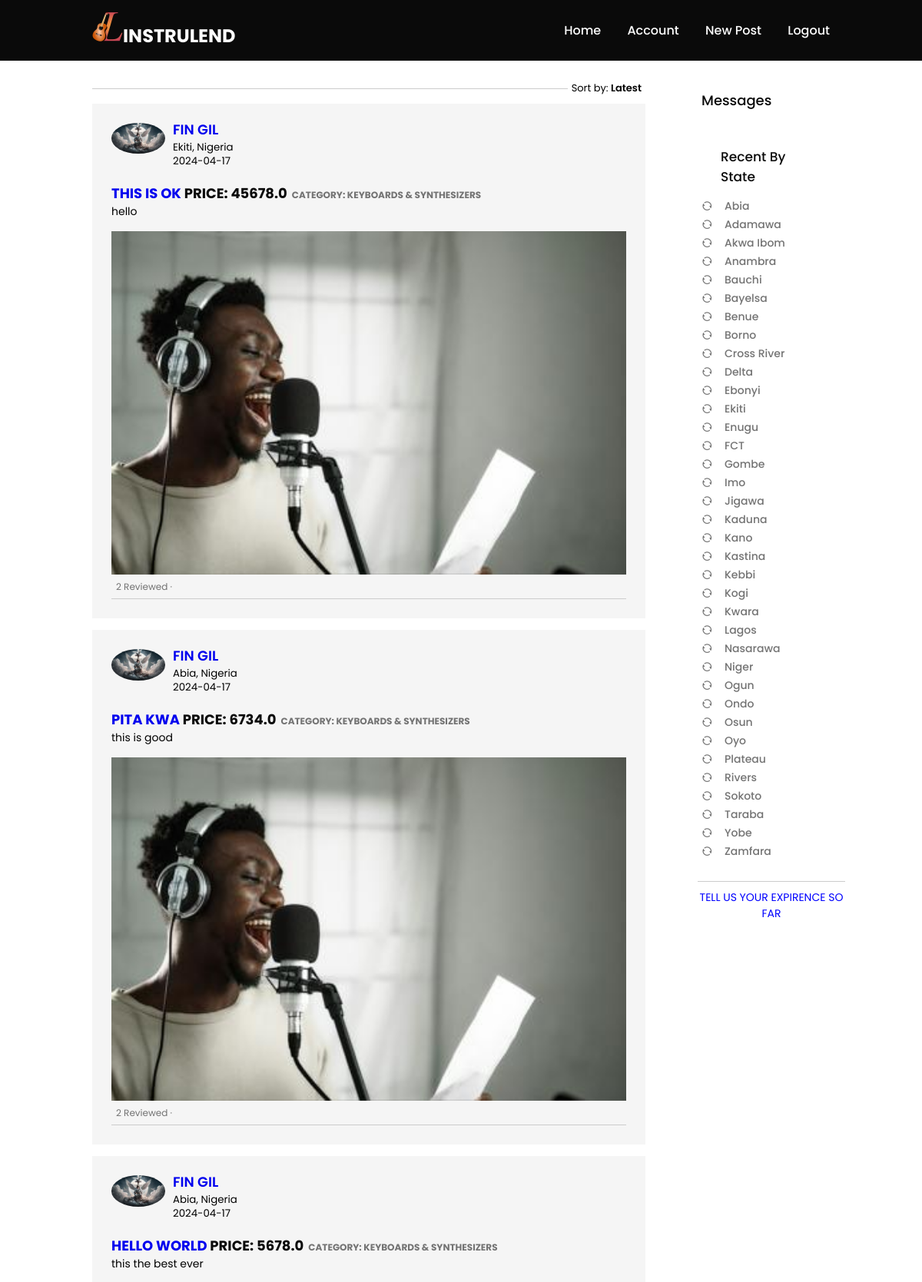
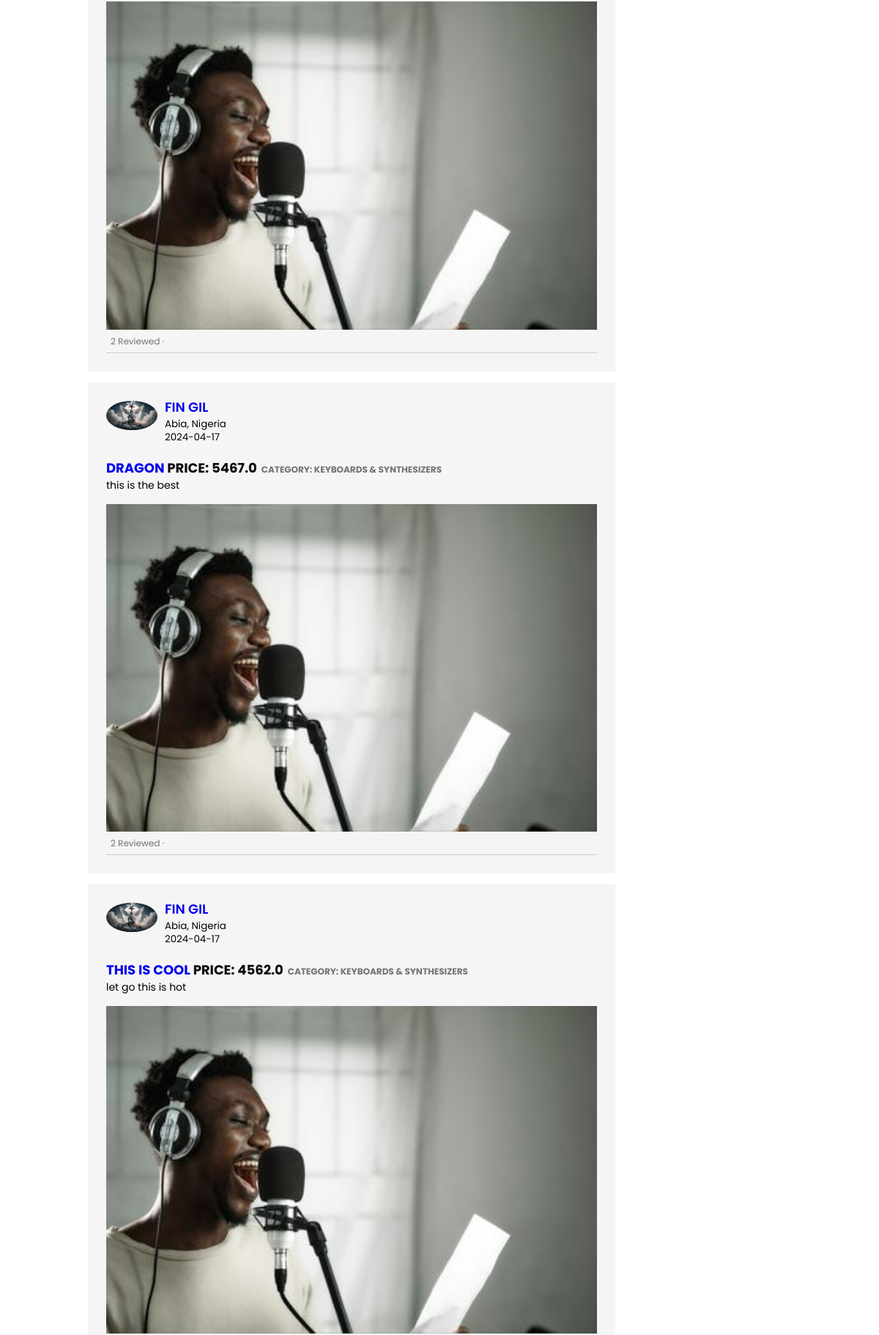
Screenshot of /home (signed in, upper part) with the database file from the repository (2 pictures, top to bottom).
### app/models.py (models this page shows, shortened)
class Post(db.Model):
    id = db.Column(db.Integer, primary_key=True)
    title = db.Column(db.String(50), nullable=False)
    description = db.Column(db.String(200), nullable=False)
    category = db.Column(db.String(100), nullable=False)
    price = db.Column(db.Float, nullable=False)
    city = db.Column(db.String(50), nullable=False)
    country = db.Column(db.String(10), nullable=False, default='Nigeria')
    date_posted = db.Column(db.DateTime, nullable=False, default=datetime.utcnow)
    image_file = db.Column(db.String(50), nullable=False)
    availability = db.Column(db.Boolean, nullable=False, default=True)
    user_id = db.Column(db.Integer, db.ForeignKey('user.id'), nullable=False)
    rented = db.relationship('Agreement', backref='author5', lazy=True)

class User(db.Model, UserMixin):
    id = db.Column(db.Integer, primary_key=True)
    first_name = db.Column(db.String(100), nullable=False)
    last_name = db.Column(db.String(100), nullable=False)
    email = db.Column(db.String(255), unique=True, nullable=False)
    phone_number = db.Column(db.String(15), unique=True, nullable=False)
    city = db.Column(db.String(50))
    country = db.Column(db.String(10), nullable=False, default='Nigeria')
    password = db.Column(db.String(60), nullable=False)
    verification_number = db.Column(db.String(25), unique=True)
    verified_user = db.Column(db.Boolean, nullable=False, default=False)
    created_at = db.Column(db.DateTime, nullable=False, default=datetime.utcnow)
    image_file = db.Column(db.String(50), nullable=False, default='default.jpg')
    posts = db.relationship('Post', backref='author', lazy=True)
    reviewer = db.relationship('Review', foreign_keys='Review.user_id', backref='author1', lazy=True)
    reviewed = db.relationship('Review', foreign_keys='Review.author_id', backref='author2', lazy=True)
    rented = db.relationship('Agreement', backref='author4', lazy=True)
    expirence = db.relationship('Expirence', backref='author6', lazy=True)
    chats_user1 = db.relationship('Chat', backref='user1', foreign_keys='Chat.user1_id', lazy=True)
    chats_user2 = db.relationship('Chat', backref='user2', foreign_keys='Chat.user2_id', lazy=True)
    message = db.relationship('Message', backref='author7', lazy=True)

### app/main/routes.py (the view)
@main.route("/home")
@login_required
def home():
    page = request.args.get('page', 1, type=int)
    posts = Post.query.order_by(Post.date_posted.desc()).paginate(per_page=5)
    reviews = Review.query.all()
    post_review_counts = {}
    for post in posts:
        review_count = Review.query.filter_by(author_id=post.author.id).count()
        post_review_counts[post.id] = review_count
    return render_template('home.html', posts=posts, reviews=reviews, post_review_counts=post_review_counts, page=page)

### app/models.py (called while the page is built)
@login_manager.user_loader
def load_user(user_id):
    return User.query.get(int(user_id))

### app/templates/home.html (shortened to what this page needs)
{% extends "base.html" %}
{% block content %}
  <div class="container-home">
    <div class="main-content">
      <div class="sort-by">
        <hr>
        <p>Sort by: <span>Latest</span></p>
      </div>
      {% for post in posts.items %}
        <div class="post-container">
          <div class="post-author">
            <img src="{{ url_for('static', filename='images/profile_pic/' + post.author.image_file) }}" alt="">
            <div>
              <h1><a href="{{ url_for('users.user_posts', user_id=post.author.id )}}">{{ post.author.first_name }} {{ post.author.last_name }}</a></h1>
              <small>{{ post.city }}, {{ post.country }}</small>
              <small>{{ post.date_posted.strftime('%Y-%m-%d') }}</small>
            </div>
          </div>
          <h1><a href="{{ url_for('posts.post', post_id=post.id) }}">{{ post.title }}</a>  Price: {{ post.price }}<span>category: {{ post.category }}</span></h1>
          <p>{{ post.description }}</p>
          <img src="{{ url_for('static', filename='images/post_pic/' + post.image_file) }}" width="100%">
          <div class="post-stats">
            <div>
              <span class="Reviewed">{{ post_review_counts.get(post.id, 0) }} Reviewed &middot;</span>
            </div>
          </div>
          <div class="post-activity">
          </div>
        </div>
      {% endfor %}
    </div>
    <div class="right-sidebar">
      <h3><a href="{{ url_for('messages.chats') }}">Messages</a></h3>
      <div class="sidebar-activity">
        <h3>Recent By State</h3>
        <a href="#"><i class="ri-refresh-line"></i>Abia</a>
        <a href="#"><i class="ri-refresh-line"></i>Adamawa</a>
        <a href="#"><i class="ri-refresh-line"></i>Akwa Ibom</a>
        <a href="#"><i class="ri-refresh-line"></i>Anambra</a>
        <a href="#"><i class="ri-refresh-line"></i>Bauchi</a>
        <a href="#"><i class="ri-refresh-line"></i>Bayelsa</a>
        <a href="#"><i class="ri-refresh-line"></i>Benue</a>
        <a href="#"><i class="ri-refresh-line"></i>Borno</a>
        <a href="#"><i class="ri-refresh-line"></i>Cross River</a>
        <a href="#"><i class="ri-refresh-line"></i>Delta</a>
        <a href="#"><i class="ri-refresh-line"></i>Ebonyi</a>
        <a href="#"><i class="ri-refresh-line"></i>Ekiti</a>
        <a href="#"><i class="ri-refresh-line"></i>Enugu</a>
        <a href="#"><i class="ri-refresh-line"></i>FCT</a>
        <a href="#"><i class="ri-refresh-line"></i>Gombe</a>
        <a href="#"><i class="ri-refresh-line"></i>Imo</a>
        <a href="#"><i class="ri-refresh-line"></i>Jigawa</a>
        <a href="#"><i class="ri-refresh-line"></i>Kaduna</a>
        <a href="#"><i class="ri-refresh-line"></i>Kano</a>
        <a href="#"><i class="ri-refresh-line"></i>Kastina</a>
        <a href="#"><i class="ri-refresh-line"></i>Kebbi</a>
        <a href="#"><i class="ri-refresh-line"></i>Kogi</a>
        <a href="#"><i class="ri-refresh-line"></i>Kwara</a>
        <a href="#"><i class="ri-refresh-line"></i>Lagos</a>
        <a href="#"><i class="ri-refresh-line"></i>Nasarawa</a>
        <a href="#"><i class="ri-refresh-line"></i>Niger</a>
        <a href="#"><i class="ri-refresh-line"></i>Ogun</a>
        <a href="#"><i class="ri-refresh-line"></i>Ondo</a>
        <a href="#"><i class="ri-refresh-line"></i>Osun</a>
        <a href="#"><i class="ri-refresh-line"></i>Oyo</a>
        <a href="#"><i class="ri-refresh-line"></i>Plateau</a>
        <a href="#"><i class="ri-refresh-line"></i>Rivers</a>
        <a href="#"><i class="ri-refresh-line"></i>Sokoto</a>
        <a href="#"><i class="ri-refresh-line"></i>Taraba</a>
        <a href="#"><i class="ri-refresh-line"></i>Yobe</a>
        <a href="#"><i class="ri-refresh-line"></i>Zamfara</a>
      </div>
      <div class="review-us">
        <a href="{{ url_for('reviews.expirence') }}">Tell Us your Expirence so far</a>
      </div>
    </div>
  </div>
{% endblock %}

### app/templates/base.html (shortened to what this page needs)
<!DOCTYPE html>
<html lang="en">
  <head>
    <link rel="stylesheet" href="https://cdn.jsdelivr.net/npm/swiper@11/swiper-bundle.min.css"/>
    <link rel="stylesheet" href="https://cdnjs.cloudflare.com/ajax/libs/font-awesome/6.5.1/css/all.min.css" />
    <link href="https://cdn.jsdelivr.net/npm/remixicon@4.2.0/fonts/remixicon.css" rel="stylesheet"/>
    <link rel="stylesheet" href="https://cdnjs.cloudflare.com/ajax/libs/font-awesome/5.15.3/css/all.min.css">
    <link rel="stylesheet" href="https://pro.fontawesome.com/releases/v5.10.0/css/all.css">
    <link rel="stylesheet" href="{{ url_for('static', filename='css/index.css') }}">
    <link rel="stylesheet" href="{{ url_for('static', filename='css/styles.css') }}">
</head>
<body>
    <header class="header">
        <a href="{{ url_for('main.index') }}" class="brand"><img src="{{ url_for('static', filename='images/website_pic/package/logo.png') }}">InstruLend</a>
        <div class="navigation">
            <div class="navigation-items">
              {% if current_user.is_authenticated %}
                <a class="nav-link active" aria-current="page" href="{{ url_for('main.home') }}">Home</a>
                <a class="nav-link active" aria-current="page" href="{{ url_for('users.account') }}">Account</a>
                <a class="nav-link active" aria-current="page" href="{{ url_for('posts.new_post') }}">New Post</a>
                <a class="nav-link" href="{{ url_for('users.logout') }}">Logout</a>
              {% else %}
                <a class="nav-link" href="{{ url_for('main.about') }}">About</a>
                <a class="nav-link" href="{{ url_for('users.login') }}">Login</a>
                <a class="nav-link" href="{{ url_for('users.register') }}">SignUp</a>
              {% endif %}
            </div>
        </div>
    </header>
    <section>
      {% block content %}{% endblock %}
    </section>
</body>
</html>

### app/static/css/index.css (style rules this page uses)
:root { --text-dark: #0a0a0a; --text-light: #737373; --extra-light: #f5f5f5; --white: #ffffff; --max-width: 1200px; }
* { margin: 0; padding: 0; box-sizing: border-box; font-family: "Poppins", sans-serif; }
html, body { scroll-behavior: smooth; }
header { z-index: 999; position: absolute; top: 0; left: 0; width: 100%; display: flex; justify-content: space-between; align-items: center; padding: 15px 120px; transition: 0.5s ease; background-color: var(--text-dark); }
header .brand { color: #fff; font-size: 1.5rem; font-weight: 700; text-transform: uppercase; text-decoration: none; }
header .navigation { position: relative; }
header .navigation .navigation-items a { position: relative; color: #fff; font-size: 1em; font-weight: 500; text-decoration: none; margin-left: 30px; transition: 0.3s ease; }
header .navigation .navigation-items a::before { content: " "; position: absolute; background: #fff; width: 0; height: 3px; bottom: 0; left: 0; transition: 0.3s ease; }
header a img { height: 40px; display: inline-block; }
section { padding: 100px 120px; }
.about-pages h2, h3 { margin-bottom: 8px; }
.container-home { display: flex; flex-wrap: wrap; justify-content: space-between; }
.main-content { flex-basis: 75%; }
.right-sidebar { flex-basis: 20%; align-self: flex-start; position: sticky; top: 73px; }
.right-sidebar h3 { font-size: 18px; font-weight: 500; margin: 20px 0 10px; padding: 5px 25px; margin: 12px 0; }
.right-sidebar h3 a { text-decoration: none; color: var(--text-dark); }
.sidebar-activity { padding: 5px 25px; margin: 12px 0; }
.sidebar-activity h3 { color: var(--text-dark); font-size: 17px; font-weight: 500; margin: 20px 0 10px; }
.sidebar-activity a { display: flex; align-items: center; font-size: 14px; font-weight: 500; color: var(--text-light); margin: 3px 0; text-decoration: none; }
.sidebar-activity a i { width: 20px; margin-right: 10px; }
.review-us { border-top: 1px solid #ccc; text-align: center; margin-top: 20px; margin-left: 20px; margin-right: -20px; }
.review-us a { color: blue; text-decoration: none; font-size: 14px; text-transform: uppercase; display: inline-block; margin: 10px 0; }
.sort-by { display: flex; align-items: center; margin: 10 0; }
.sort-by hr { flex: 1; border: 0; height: 1px; background: #ccc; }
.sort-by p { font-size: 13px; padding: 5px; }
.sort-by p span { font-weight: 600; cursor: pointer; }
.post-container { background-color: #f5f5f5; padding: 20px 25px 5px; margin: 5px 0 15px; }
.post-author { display: flex; align-items: flex-start; margin-bottom: 20px; }
.post-author img { width: 70px; border-radius: 50%; margin-right: 10px; margin-top: 5px; }
.post-author h1 { font-size: 18px; font-weight: 600; color: var(--text-light); }
.post-author small { display: block; margin-bottom: -2px; }
.post-container h1 { font-size: 18px; color: var(--text-dark); text-transform: uppercase; }
.post-container h1 a { text-decoration: none; }
.post-container span { color: var(--text-light); font-size: 12px; margin-left: 6px; }
.post-container p { font-size: 14px; margin-bottom: 15px; }
.post-stats { display: flex; flex-wrap: wrap; align-items: center; justify-content: space-between; font-size: 12px; border-bottom: 1px solid #ccc; padding-bottom: 6px; }
.post-stats div { display: flex; align-items: center; cursor: pointer; }
.post-activity { display: flex; align-items: center; justify-content: space-around; padding: 10px 0; font-size: 14px; font-weight: 500; width: 50%; }

### rows the page displays
Post: image_file (placeholder picture), author.first_name "FIN", author.last_name "GIL", city "Ekiti", country "Nigeria", date_posted "2024-04-17", title "THIS IS OK", price "45678.0", category "KEYBOARDS & SYNTHESIZERS", description "hello", image_file (picture), get "2"
Post: image_file (placeholder picture), author.first_name "FIN", author.last_name "GIL", city "Abia", country "Nigeria", date_posted "2024-04-17", title "PITA KWA", price "6734.0", category "KEYBOARDS & SYNTHESIZERS", description "this is good", image_file (picture), get "2"
Post: image_file (placeholder picture), author.first_name "FIN", author.last_name "GIL", city "Abia", country "Nigeria", date_posted "2024-04-17", title "HELLO WORLD", price "5678.0", category "KEYBOARDS & SYNTHESIZERS", description "this the best ever", image_file (picture), get "2"
Post: image_file (placeholder picture), author.first_name "FIN", author.last_name "GIL", city "Abia", country "Nigeria", date_posted "2024-04-17", title "DRAGON", price "5467.0", category "KEYBOARDS & SYNTHESIZERS", description "this is the best", image_file (picture), get "2"
Post: image_file (placeholder picture), author.first_name "FIN", author.last_name "GIL", city "Abia", country "Nigeria", date_posted "2024-04-17", title "THIS IS COOL", price "4562.0", category "KEYBOARDS & SYNTHESIZERS", description "let go this is hot", image_file (picture)
